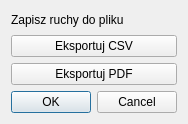
<?xml version="1.0" encoding="UTF-8"?>
<ui version="4.0">
 <class>ContextMenuHandler</class>
 <widget class="QDialog" name="ContextMenuHandler">
  <property name="geometry">
   <rect>
    <x>0</x>
    <y>0</y>
    <width>184</width>
    <height>124</height>
   </rect>
  </property>
  <property name="windowTitle">
   <string>Dialog</string>
  </property>
  <layout class="QVBoxLayout" name="verticalLayout">
   <item>
    <widget class="QLabel" name="label">
     <property name="text">
      <string>Zapisz ruchy do pliku</string>
     </property>
    </widget>
   </item>
   <item>
    <widget class="QPushButton" name="pushButton">
     <property name="text">
      <string>Eksportuj CSV</string>
     </property>
    </widget>
   </item>
   <item>
    <widget class="QPushButton" name="pushButton_2">
     <property name="text">
      <string>Eksportuj PDF</string>
     </property>
    </widget>
   </item>
   <item>
    <widget class="QDialogButtonBox" name="buttonBox">
     <property name="orientation">
      <enum>Qt::Orientation::Horizontal</enum>
     </property>
     <property name="standardButtons">
      <set>QDialogButtonBox::StandardButton::Cancel|QDialogButtonBox::StandardButton::Ok</set>
     </property>
    </widget>
   </item>
  </layout>
 </widget>
 <resources/>
 <connections>
  <connection>
   <sender>buttonBox</sender>
   <signal>accepted()</signal>
   <receiver>ContextMenuHandler</receiver>
   <slot>accept()</slot>
   <hints>
    <hint type="sourcelabel">
     <x>248</x>
     <y>254</y>
    </hint>
    <hint type="destinationlabel">
     <x>157</x>
     <y>274</y>
    </hint>
   </hints>
  </connection>
  <connection>
   <sender>buttonBox</sender>
   <signal>rejected()</signal>
   <receiver>ContextMenuHandler</receiver>
   <slot>reject()</slot>
   <hints>
    <hint type="sourcelabel">
     <x>316</x>
     <y>260</y>
    </hint>
    <hint type="destinationlabel">
     <x>286</x>
     <y>274</y>
    </hint>
   </hints>
  </connection>
 </connections>
</ui>
